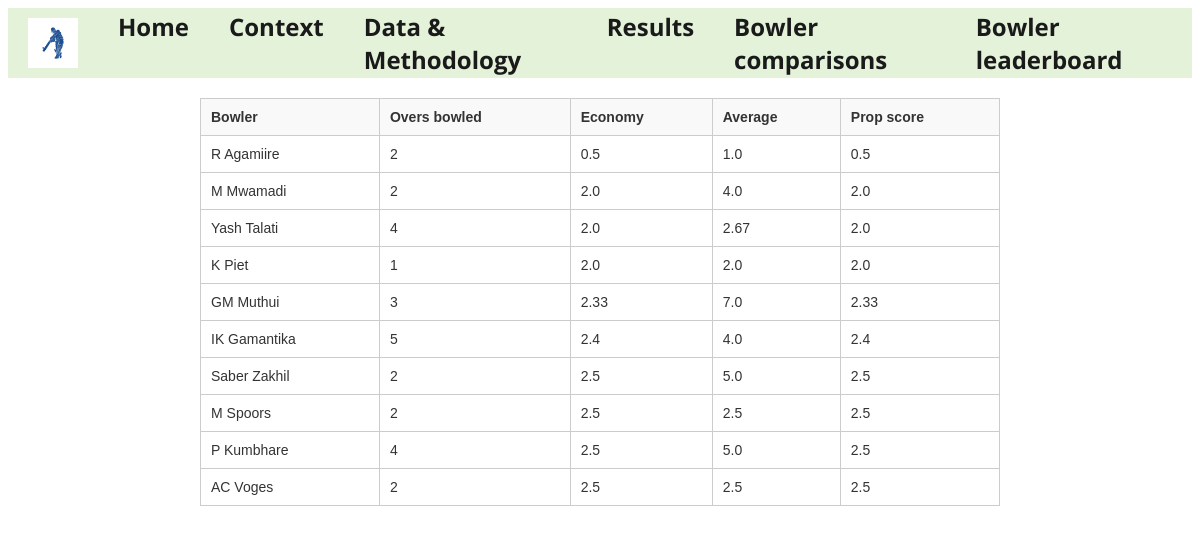
The app's page /bowler_leaderboard with its own data.
### tables this page shows
CREATE TABLE bowlers (
        name TEXT NOT NULL PRIMARY KEY,
        overs INTEGER,
        runs INTEGER,
        wickets INTEGER,
        economy FLOAT,
        average FLOAT,
        prop_score FLOAT
    );

### website/app.py (the view)
@app.route('/bowler_leaderboard')
def bowler_leaderboard():
    database_path = Path("/mnt/c/USERS/danny/CS50-Final-Project/bowlers/sql_database/bowlers.db")
    with sqlite3.connect(database_path) as conn:
        c = conn.cursor()
    c.execute("SELECT name, overs, economy, average, prop_score FROM bowlers ORDER BY prop_score LIMIT 10")
    top_10 = c.fetchall()
    c.close()
    conn.close()
    return render_template("bowler_leaderboard.html", top_10=top_10)

### website/templates/bowler_leaderboard.html (shortened to what this page needs)
{% extends "layout.html" %}
{% block main %}
<div class="table-container">
    <table class="table">
        <thead>
        <tr>
            <th>Bowler</th>
            <th>Overs bowled</th>
            <th>Economy</th>
            <th>Average</th>
            <th>Prop score</th>
        </tr>
        </thead>
        <tbody>
        {% for i in range(1, 11) %}
            <td>{{ top_10[i - 1][0] }}</td>
            <td>{{ top_10[i - 1][1] }}</td>
            <td>{{ top_10[i - 1][2] }}</td>
            <td>{{ top_10[i - 1][3] }}</td>
            <td>{{ top_10[i - 1][4] }}</td>
        {% endfor %}
        </tbody>
    </table>
</div>
{% endblock %}

### website/templates/layout.html (shortened to what this page needs)
<!DOCTYPE html>
<html lang="en">
    <head>
        <link href="/static/styles.css" type="text/css" rel="stylesheet">
    </head>
    <body>
        <div class="ribbon">
            <img src="/static/logo.jpg" alt="Logo" class="logo">
            <ul>
                <li><a href="/">Home</a></li>
                <li><a href="/context">Context</a></li>
                <li><a href="/data_and_methodology">Data & Methodology</a></li>
                <li><a href="/results">Results</a></li>
                <li><a href="/bowler_comparisons">Bowler comparisons</a></li>
                <li><a href="bowler_leaderboard">Bowler leaderboard</a></li>
            </ul>
        </div>
        <main class="container-fluid py-5 text-center">
            {% block main %}{% endblock %}
        </main>
    </body>
</html>

### website/static/styles.css (style rules this page uses)
.ribbon { background-color: #e3f2d9; color: #1a1a1a; height: 70px; display: flex; align-items: center; justify-content: center; font-family: 'Open Sans', sans-serif; font-size: 24px; }
.ribbon ul { list-style: none; margin: 0; padding: 0; display: flex; }
.ribbon li { margin: 0 20px; }
.ribbon li a { color: #1a1a1a; text-decoration: none; font-weight: bold; }
.logo { height: 50px; margin-left: 20px; margin-right: 20px; }
.table { border-collapse: collapse; width: 100%; max-width: 800px; margin: 0 auto; background-color: #fff; color: #333; font-family: Arial, sans-serif; font-size: 14px; }
.table th, .table td { padding: 10px; text-align: left; vertical-align: middle; border: 1px solid #ccc; }
.table th { background-color: #f9f9f9; font-weight: bold; }
.table-container { margin-top: 20px; }

### records on screen
bowlers: name "R Agamiire", overs "2", economy "0.5", average "1.0", prop_score "0.5"
bowlers: name "M Mwamadi", overs "2", economy "2.0", average "4.0", prop_score "2.0"
bowlers: name "Yash Talati", overs "4", economy "2.0", average "2.67", prop_score "2.0"
bowlers: name "K Piet", overs "1", economy "2.0", average "2.0", prop_score "2.0"
bowlers: name "GM Muthui", overs "3", economy "2.33", average "7.0", prop_score "2.33"
bowlers: name "IK Gamantika", overs "5", economy "2.4", average "4.0", prop_score "2.4"
bowlers: name "Saber Zakhil", overs "2", economy "2.5", average "5.0", prop_score "2.5"
bowlers: name "M Spoors", overs "2", economy "2.5", average "2.5", prop_score "2.5"
bowlers: name "P Kumbhare", overs "4", economy "2.5", average "5.0", prop_score "2.5"
bowlers: name "AC Voges", overs "2", economy "2.5", average "2.5", prop_score "2.5"
